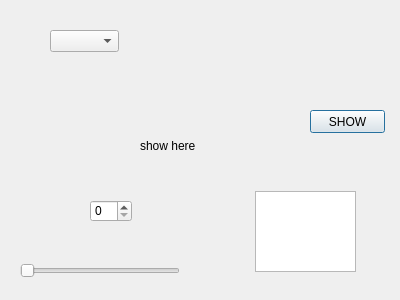
<?xml version="1.0" encoding="UTF-8"?>
<ui version="4.0">
 <class>Dialog</class>
 <widget class="QDialog" name="Dialog">
  <property name="geometry">
   <rect>
    <x>0</x>
    <y>0</y>
    <width>400</width>
    <height>300</height>
   </rect>
  </property>
  <property name="windowTitle">
   <string>Dialog</string>
  </property>
  <widget class="QListView" name="listView">
   <property name="geometry">
    <rect>
     <x>255</x>
     <y>191</y>
     <width>101</width>
     <height>81</height>
    </rect>
   </property>
  </widget>
  <widget class="QSlider" name="horizontalSlider">
   <property name="geometry">
    <rect>
     <x>20</x>
     <y>260</y>
     <width>160</width>
     <height>22</height>
    </rect>
   </property>
   <property name="orientation">
    <enum>Qt::Horizontal</enum>
   </property>
  </widget>
  <widget class="QSpinBox" name="spinBox">
   <property name="geometry">
    <rect>
     <x>90</x>
     <y>200</y>
     <width>42</width>
     <height>22</height>
    </rect>
   </property>
  </widget>
  <widget class="QPushButton" name="SHOWButton">
   <property name="geometry">
    <rect>
     <x>310</x>
     <y>110</y>
     <width>75</width>
     <height>23</height>
    </rect>
   </property>
   <property name="text">
    <string>SHOW</string>
   </property>
  </widget>
  <widget class="QLabel" name="labelshow">
   <property name="geometry">
    <rect>
     <x>140</x>
     <y>130</y>
     <width>81</width>
     <height>31</height>
    </rect>
   </property>
   <property name="text">
    <string>show here</string>
   </property>
  </widget>
  <widget class="QWidget" name="widget" native="true">
   <property name="geometry">
    <rect>
     <x>10</x>
     <y>20</y>
     <width>120</width>
     <height>80</height>
    </rect>
   </property>
   <widget class="QComboBox" name="comboBox">
    <property name="geometry">
     <rect>
      <x>40</x>
      <y>10</y>
      <width>69</width>
      <height>22</height>
     </rect>
    </property>
   </widget>
  </widget>
 </widget>
 <resources/>
 <connections/>
</ui>
